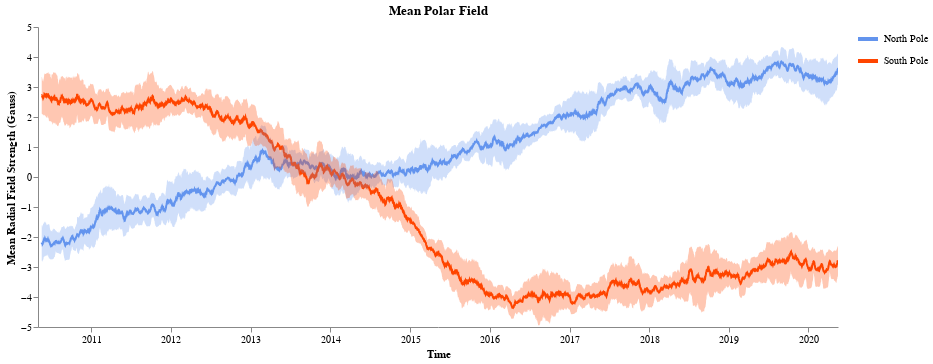

Notebook code for this chart:
### Markdown cell above
Now for some interactive plotting with! Hover over any of the shaded regions to activate a tooltip that displays detailed information about that data point. You can also zoom in and out of the plot for more detail or drag the plot around the axes. (Note: If you're using Jupyter Lab to view this notebook, the interactive elements will show up by default. If you're using Jupyter Notebook, you must install [ipyvega](https://github.com/vega/ipyvega) to see the interactive elements in the notebook).

### Code cell
# Create the base plot
base = alt.Chart(df).encode(
    alt.X('time', axis=alt.Axis(title='Time', grid=False))
).properties(
    title='Mean Polar Field',
    width=800,
    height=300
)

# Plot CAPN2
line= base.mark_line(color='#6394ED').encode(
    y=('Average CAPN2'),
)

# Plot CAPS2
line2= base.mark_line(color='#FF4500').encode(
    y=('Average CAPS2')
)

# Plot the error bars for CAPN2
area = base.mark_area(opacity=0.3, color='#6394ED').encode(
    alt.Y('CAPN2 plus error', axis=alt.Axis(title='Mean Radial Field Strength (Gauss)', grid=False)),
    alt.Y2('CAPN2 minus error'),
    tooltip=['Average CAPN2', 'time']
).interactive()


# Plot the error bars for CAPS2
area2 = base.mark_area(opacity=0.3, color='#FF4500').encode(
    alt.Y('CAPS2 plus error', axis=alt.Axis(title='Mean Radial Field Strength (Gauss)')),
    alt.Y2('CAPS2 minus error'),
    tooltip=['Average CAPS2','time']
).interactive()


# Create a bunch of information for the legend
source2 = alt.pd.DataFrame([{"Location": "North Pole", "Colors": "#6394ED"}, {"Location": "South Pole", "Colors": "#FF4500"}])

range_=['#6394ED', '#FF4500']

legend = alt.Chart(source2).mark_line().encode(
    color=alt.Color('Location:N', scale=alt.Scale(range=range_, clamp=True), 
                    legend=alt.Legend(title="", symbolSize=400, symbolStrokeWidth=4))
)

# Bind everything together
alt.layer(line, line2, area, area2, legend).resolve_scale(
    y = 'shared',
).configure_view(
    strokeWidth=0
)

### Figure 1 — Vega-Lite specification as saved in the notebook (floating-point values rounded to 4 significant figures; data arrays with more than 128 entries replaced by an {"elided": "..."} marker saying what was removed)
{"config": {"view": {"continuousWidth": 400, "continuousHeight": 300, "strokeWidth": 0}}, "layer": [{"data": {"name": "data-716f75bd58416831f3b4cfe2e34538a8"}, "mark": {"type": "line", "color": "#6394ED"}, "encoding": {"x": {"type": "temporal", "axis": {"grid": false, "title": "Time"}, "field": "time"}, "y": {"type": "quantitative", "field": "Average CAPN2"}}, "height": 300, "title": "Mean Polar Field", "width": 800}, {"data": {"name": "data-716f75bd58416831f3b4cfe2e34538a8"}, "mark": {"type": "line", "color": "#FF4500"}, "encoding": {"x": {"type": "temporal", "axis": {"grid": false, "title": "Time"}, "field": "time"}, "y": {"type": "quantitative", "field": "Average CAPS2"}}, "height": 300, "title": "Mean Polar Field", "width": 800}, {"data": {"name": "data-716f75bd58416831f3b4cfe2e34538a8"}, "mark": {"type": "area", "color": "#6394ED", "opacity": 0.3}, "encoding": {"tooltip": [{"type": "quantitative", "field": "Average CAPN2"}, {"type": "temporal", "field": "time"}], "x": {"type": "temporal", "axis": {"grid": false, "title": "Time"}, "field": "time"}, "y": {"type": "quantitative", "axis": {"grid": false, "title": "Mean Radial Field Strength (Gauss)"}, "field": "CAPN2 plus error"}, "y2": {"field": "CAPN2 minus error"}}, "height": 300, "selection": {"selector001": {"type": "interval", "bind": "scales", "encodings": ["x", "y"]}}, "title": "Mean Polar Field", "width": 800}, {"data": {"name": "data-716f75bd58416831f3b4cfe2e34538a8"}, "mark": {"type": "area", "color": "#FF4500", "opacity": 0.3}, "encoding": {"tooltip": [{"type": "quantitative", "field": "Average CAPS2"}, {"type": "temporal", "field": "time"}], "x": {"type": "temporal", "axis": {"grid": false, "title": "Time"}, "field": "time"}, "y": {"type": "quantitative", "axis": {"title": "Mean Radial Field Strength (Gauss)"}, "field": "CAPS2 plus error"}, "y2": {"field": "CAPS2 minus error"}}, "height": 300, "selection": {"selector002": {"type": "interval", "bind": "scales", "encodings": ["x", "y"]}}, "title": "Mean Polar Field", "width": 800}, {"data": {"name": "data-60925c3e2cf51cc89696d0c2a4c96f95"}, "mark": "line", "encoding": {"color": {"type": "nominal", "field": "Location", "legend": {"symbolSize": 400, "symbolStrokeWidth": 4, "title": ""}, "scale": {"clamp": true, "range": ["#6394ED", "#FF4500"]}}}}], "resolve": {"scale": {"y": "shared"}}, "$schema": "https://vega.github.io/schema/vega-lite/v4.8.1.json", "datasets": {"data-716f75bd58416831f3b4cfe2e34538a8": {"elided": "7095 records"}, "data-60925c3e2cf51cc89696d0c2a4c96f95": [{"Location": "North Pole", "Colors": "#6394ED"}, {"Location": "South Pole", "Colors": "#FF4500"}]}}
